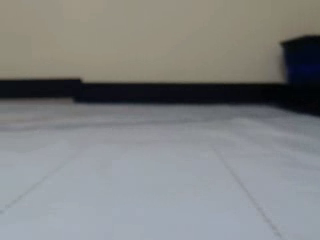
#> input picture frame 104 of capturas_bot/capturas_bot_2/run_20260610_150337.mp4, 320 x 240 px, given in place of stream.mjpg, which was not available
$ python record_pi_stream.py
#> lines starting #> are read from the running program, lines starting #| are printed output that depends on the picture; after the words box and inside, x2 and y2 are one past the last pixel; in counts of white or black regions, pixels touching at a corner belong together
import csv
import json
import time
from pathlib import Path

import cv2

# Configuracion simple para ejecutar directamente desde Thonny.
STREAM_URL = "http://172.16.20.116:8080/stream.mjpg"
OUTPUT_DIR = "capturas_pc"
FILE_PREFIX = "pi_run"
OUTPUT_FPS = 20.0


def make_paths(output_dir, prefix):
    timestamp = time.strftime("%Y%m%d_%H%M%S")
    base = Path(output_dir) / f"{prefix}_{timestamp}"
    return {
        "video": base.with_suffix(".mp4"),
        "csv": base.with_suffix(".timestamps.csv"),
        "json": base.with_suffix(".json"),
    }


def main():
    output_dir = Path(OUTPUT_DIR)
    output_dir.mkdir(parents=True, exist_ok=True)
    paths = make_paths(output_dir, FILE_PREFIX)

    cap = cv2.VideoCapture(STREAM_URL)
    if not cap.isOpened():
        raise RuntimeError(f"No se pudo abrir el stream: {STREAM_URL}")

    ret, frame = cap.read()
#> frame is the input picture: shape (240, 320, 3); mean B, G, R 131.2, 131.5, 129.7
    if not ret:
        cap.release()
        raise RuntimeError("No se pudo leer el primer frame del stream.")

    height, width = frame.shape[:2]
#> height = 240; width = 320
    writer = cv2.VideoWriter(
        str(paths["video"]),
        cv2.VideoWriter_fourcc(*"mp4v"),
        OUTPUT_FPS,
        (width, height),
    )
    if not writer.isOpened():
        cap.release()
        raise RuntimeError("No se pudo crear el archivo de salida.")

    metadata = {
        "stream_url": STREAM_URL,
        "video_path": str(paths["video"]),
        "timestamps_path": str(paths["csv"]),
        "started_at_epoch": time.time(),
        "started_at_local": time.strftime("%Y-%m-%d %H:%M:%S"),
        "width": width,
        "height": height,
        "fps": OUTPUT_FPS,
        "markers": [],
    }

    print(f"[REC] Grabando stream desde {STREAM_URL}")
    print(f"[REC] Video: {paths['video']}")
    print("[REC] Teclas: 'm' marca error, 'q' termina.")

    frame_index = 0

    with open(paths["csv"], "w", newline="", encoding="utf-8") as csv_file:
        csv_writer = csv.writer(csv_file)
        csv_writer.writerow(["frame_index", "elapsed_seconds", "epoch_seconds", "marker"])

        try:
            while True:
                if frame_index > 0:
                    ret, frame = cap.read()
                    if not ret:
                        print("[WARN] Stream interrumpido. Terminando.")
                        break

                now = time.time()
                elapsed = now - metadata["started_at_epoch"]
#> elapsed = 0.00123
                writer.write(frame)
                csv_writer.writerow([frame_index, f"{elapsed:.6f}", f"{now:.6f}", ""])

                preview = frame.copy()
                cv2.putText(
                    preview,
                    f"REC {elapsed:7.2f}s frame {frame_index}",
                    (10, 24),
                    cv2.FONT_HERSHEY_SIMPLEX,
                    0.55,
                    (0, 0, 255),
                    2,
                    cv2.LINE_AA,
                )
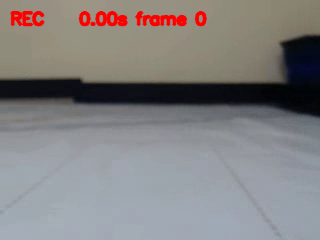
#> preview: shape (240, 320, 3); 2.48% of pixels changed, all inside (x1, y1, x2, y2) = (10, 10, 208, 27)
                cv2.imshow("Raspberry Stream Recorder", preview)

                key = cv2.waitKey(1) & 0xFF
#> (key q is pressed here)
                if key == ord("q"):
                    print("[REC] Grabacion detenida por usuario.")
                    break
                if key == ord("m"):
                    marker = {
                        "frame_index": frame_index,
                        "elapsed_seconds": round(elapsed, 6),
                        "epoch_seconds": round(now, 6),
                        "label": "manual_error",
                    }
                    metadata["markers"].append(marker)
                    print(f"[MARK] {marker}")

                frame_index += 1
        finally:
            metadata["ended_at_epoch"] = time.time()
            metadata["ended_at_local"] = time.strftime("%Y-%m-%d %H:%M:%S")
            metadata["frames_written"] = frame_index
            metadata["duration_seconds"] = round(
                metadata["ended_at_epoch"] - metadata["started_at_epoch"], 3
            )

            cap.release()
            writer.release()
            cv2.destroyAllWindows()

    with open(paths["json"], "w", encoding="utf-8") as json_file:
        json.dump(metadata, json_file, indent=2)

    print(f"[REC] Metadatos: {paths['json']}")


if __name__ == "__main__":
    main()

$ run again, starting later in the video
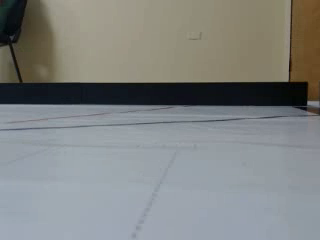
#> input picture frame 469 of capturas_bot/capturas_bot_2/run_20260610_150337.mp4, 320 x 240 px, given in place of stream.mjpg, which was not available
#> in main, frame is the input picture: shape (240, 320, 3); mean B, G, R 129.8, 131.6, 129.1
#> in main, `cv2.putText( preview, f"REC {elapsed:7.2f}s frame {frame_index}", (10,..`:
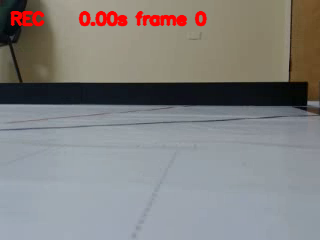
#> preview: shape (240, 320, 3); 2.48% of pixels changed, all inside (x1, y1, x2, y2) = (10, 10, 208, 27)

$ run again, starting later in the video
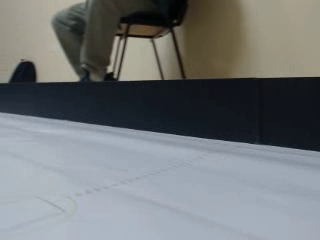
#> input picture frame 834 of capturas_bot/capturas_bot_2/run_20260610_150337.mp4, 320 x 240 px, given in place of stream.mjpg, which was not available
#> in main, frame is the input picture: shape (240, 320, 3); mean B, G, R 120.9, 119.1, 115.4
#> in main, `cv2.putText( preview, f"REC {elapsed:7.2f}s frame {frame_index}", (10,..`:
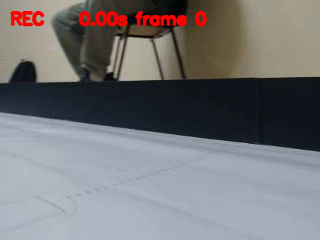
#> preview: shape (240, 320, 3); 2.48% of pixels changed, all inside (x1, y1, x2, y2) = (10, 10, 208, 27)
